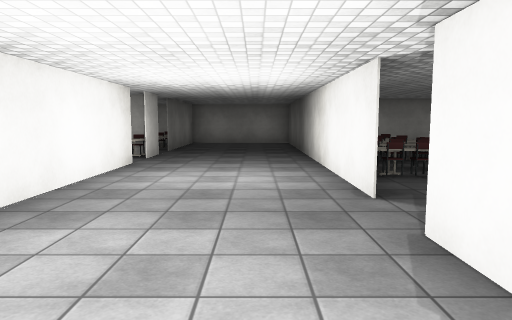
View 1 (above)

24 first-person views from a walk through a 3-D level made in the Unity game engine. The camera is 1.5 m above the floor, tilts 6° down and sees 70° across. The floor is counted in squares, 2 m on a side. Each view is taken from the middle of a square. On the plan, view 1 faces up. The plan holds only what a view shows up to about 11 squares ahead; the rest is blank. The place goes on beyond the plan. Some animated figures are not drawn. Some surface patterns are stand-ins.

View 2
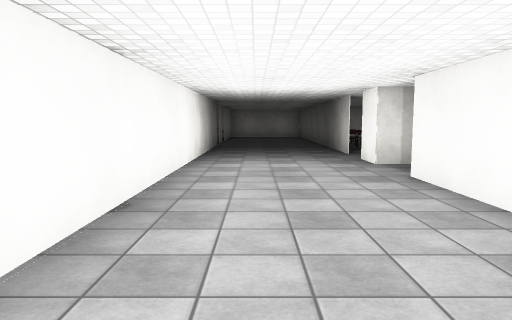

View 3
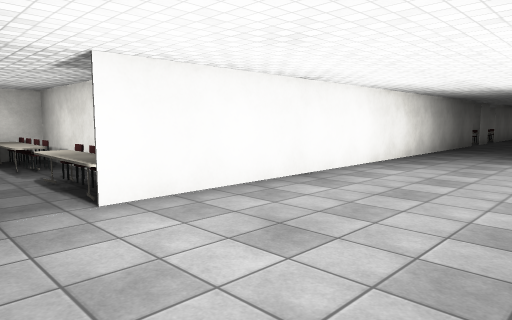

View 4
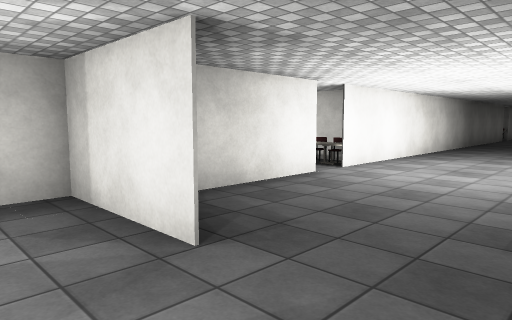

View 5
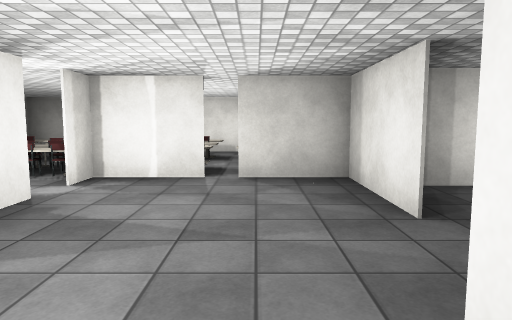

View 6
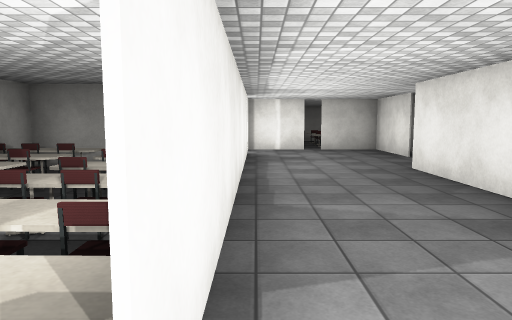

View 7
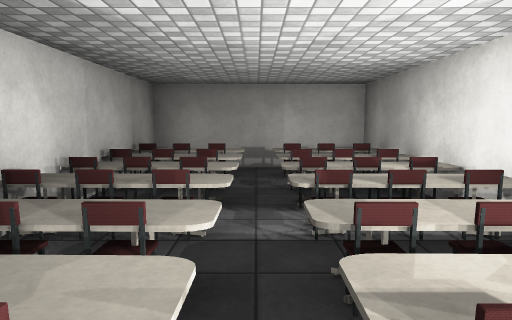

View 8
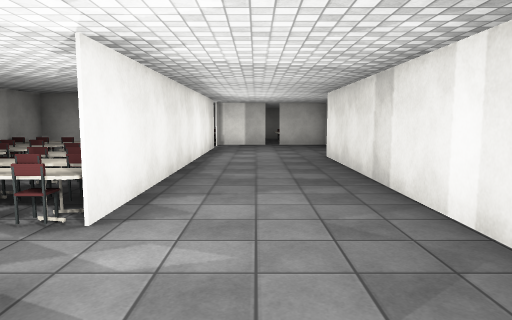

View 9
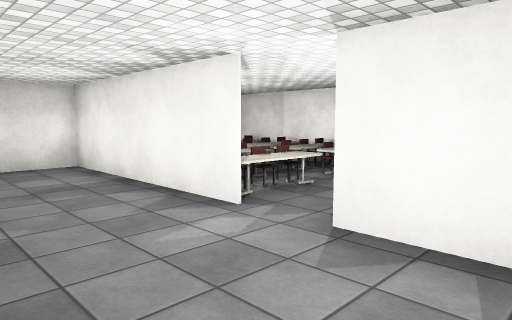

View 10
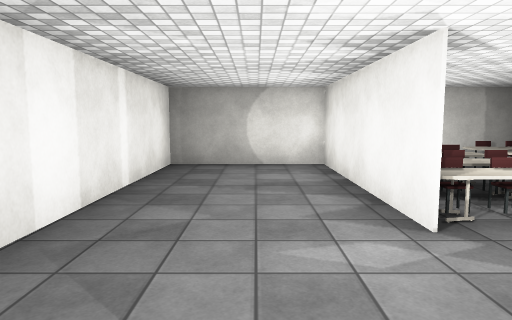

View 11
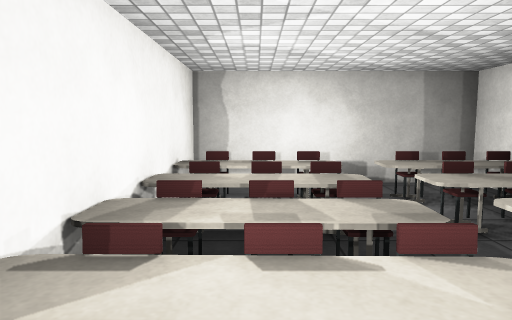

View 12
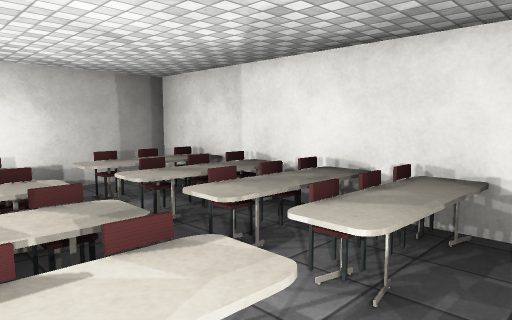

View 13
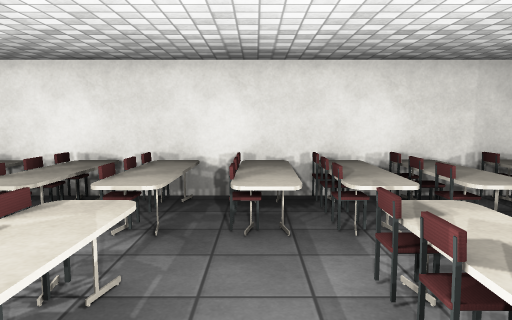

View 14
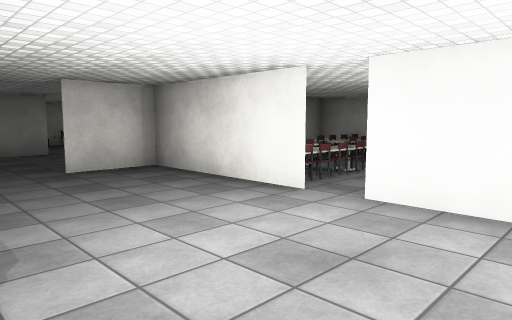

View 15
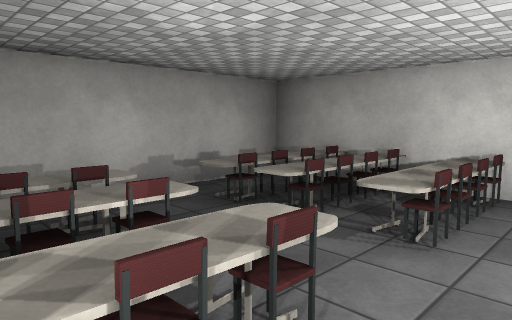

View 16
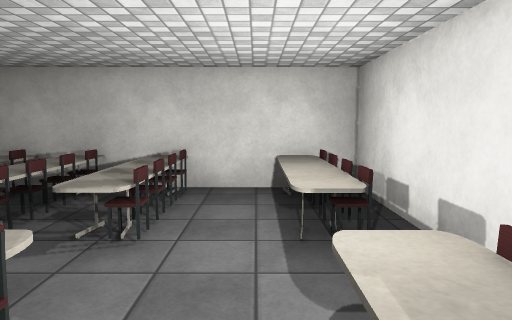

View 17
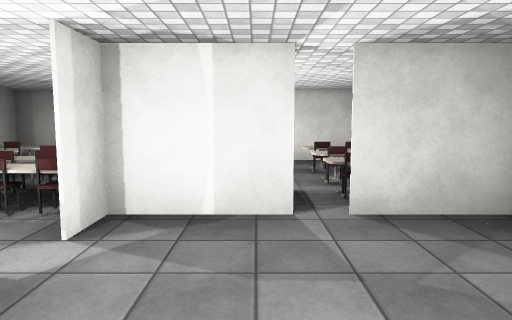

View 18
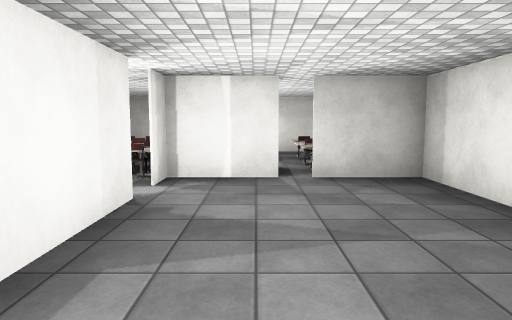

View 19
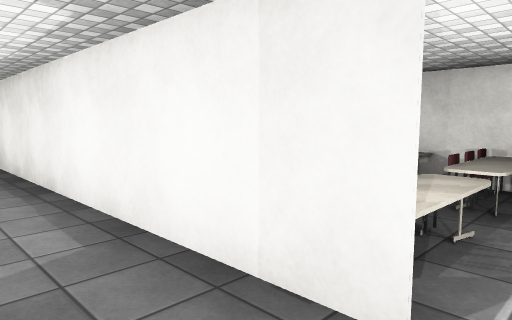

View 20
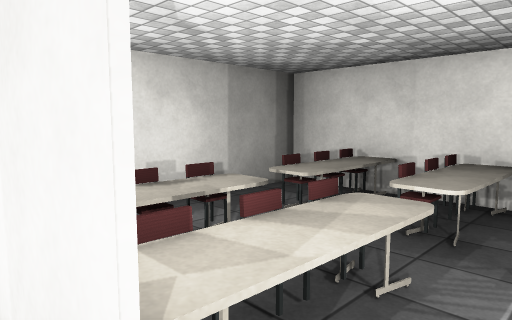

View 21
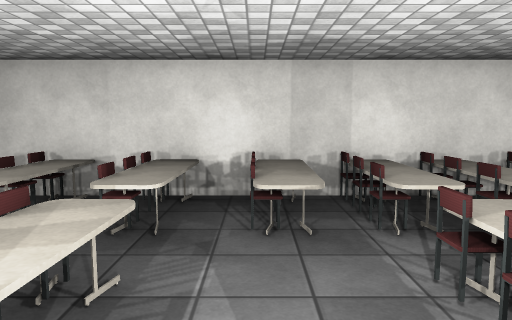

View 22
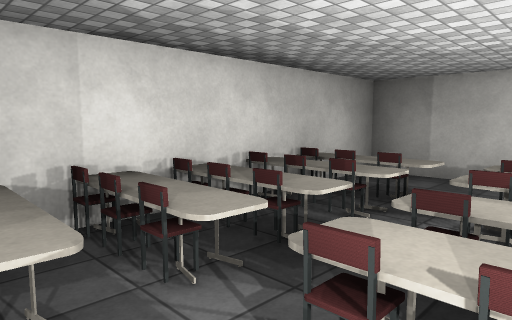

View 23
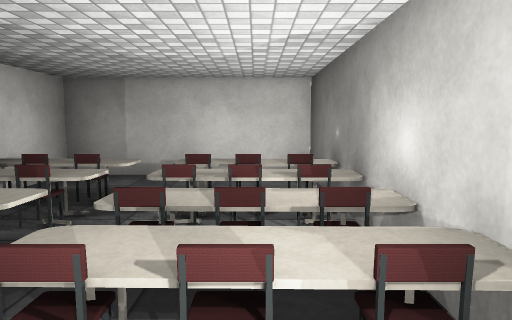

View 24
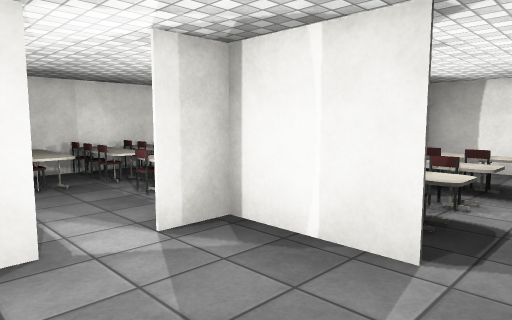

### Floor plan
Key: @ floor where view 1 was taken; # wall or solid block; . floor; = window, fence, low wall or low ledge; ^ raised ledge; C chair; O other object.
Columns run from 8 left of view 1 to 12 right of it. Each row starts with its distance up from view 1.
 11       #...#
 10      O#...####
  9       .... O.
  8       ...# O.
  7       ...#OO
  6       ...#O
  5       ...#C
  4       #..#.
  3       #....
  2       #...#
  1       #....
  0      ##.@.#
 -1      #....
 -2      #....
 -3      #....
 -4  OCCCO....
 -5  .........
 -6  CC^^^....
 -7  CCCC #...
 -8  ^^=^^#...
 -9  ###  ##..###########
-10  #=CCC..............#
-11  #^CCO..............#
-12 ###   ......###.^####
-13 #..CCC.CC#OCCCC.CCCC
-14  ..CCCCCC#CCCCC.CCCC#
-15 #..^CCOCC#OCCCCOCCCC
-16 #####################

Positions as (right, up) in squares from view 1, and headings:
1: (0, 0), facing up
2: (-1, -5), facing up
3: (1, -6), facing up-left
4: (1, -10), facing up-left
5: (2, -10), facing left
6: (7, -12), facing left
7: (7, -14), facing left
8: (9, -11), facing left
9: (5, -10), facing down-right
10: (5, -11), facing right
11: (7, -13), facing right
12: (7, -13), facing down-right
13: (7, -12), facing down
14: (1, -3), facing down-left
15: (-3, -5), facing down-left
16: (-3, -5), facing left
17: (0, -11), facing left
18: (2, -11), facing left
19: (-2, -11), facing down-right
20: (-2, -12), facing down-right
21: (-2, -12), facing down
22: (-2, -13), facing down-left
23: (-2, -13), facing left
24: (-1, -10), facing down-left
